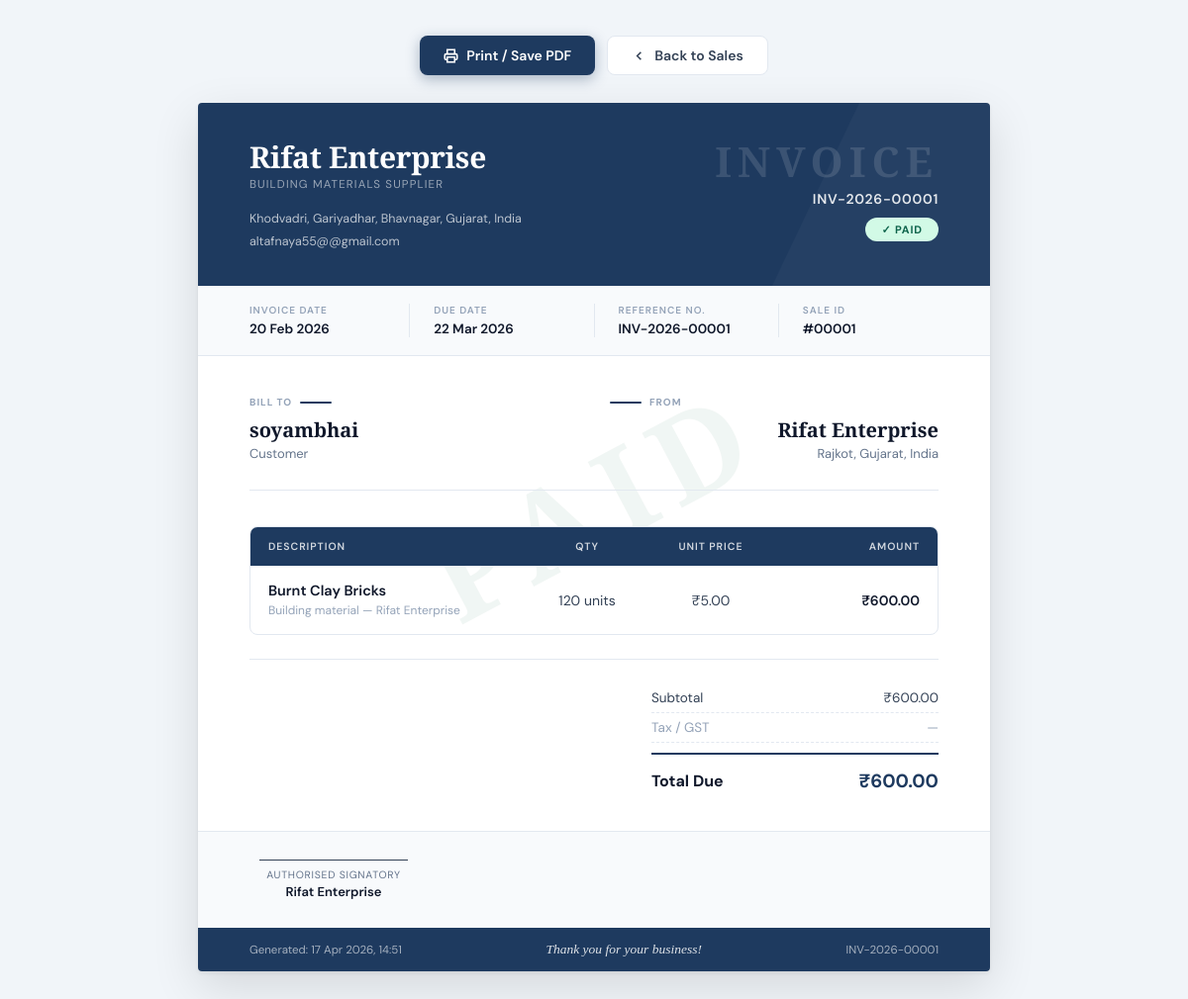
The app's page /dashboard/sales_management.php?invoice=1 (signed in) with its own data.
### tables this page shows
CREATE TABLE `sales` (
  `id` int(11) NOT NULL,
  `customer` varchar(100) NOT NULL,
  `product_id` int(11) NOT NULL,
  `qty` int(11) NOT NULL,
  `amount` int(11) NOT NULL,
  `status` enum('paid','pending') NOT NULL,
  `date` date NOT NULL DEFAULT current_timestamp()
);

CREATE TABLE `production_item` (
  `id` int(11) NOT NULL,
  `name` varchar(20) NOT NULL,
  `min_stock` int(11) NOT NULL,
  `current_stock` int(11) NOT NULL,
  `price_per_unit` int(11) NOT NULL
);

### dashboard/sales_management.php (the view, shortened to what this page needs)
<?php
include '../config.php';
if (isset($_GET['invoice'])) {
    $sale_id = (int)$_GET['invoice'];
    $inv = mysqli_fetch_assoc(mysqli_query($conn,
        "SELECT pe.*, pi.name AS product_name, pi.price_per_unit
         FROM sales pe
         JOIN production_item pi ON pe.product_id = pi.id
         WHERE pe.id = $sale_id"
    ));
    if ($inv) {
        $unit_price  = ($inv['qty'] > 0) ? round($inv['amount'] / $inv['qty'], 2) : 0;
        $subtotal    = $inv['amount'];
        $tax_rate    = 0;
        $tax_amount  = round($subtotal * $tax_rate / 100, 2);
        $grand_total = $subtotal + $tax_amount;
        $inv_number  = 'INV-' . date('Y') . '-' . str_pad($inv['id'], 5, '0', STR_PAD_LEFT);
        $due_date    = date('Y-m-d', strtotime($inv['date'] . ' +30 days'));
?>
<!DOCTYPE html>
<html lang="en">
<head>
</head>
<body>
<div class="toolbar">
    <button class="tb-btn primary" onclick="window.print()">
        <svg width="15" height="15" viewBox="0 0 24 24" fill="none" stroke="currentColor" stroke-width="2.5">
            <polyline points="6 9 6 2 18 2 18 9"/>
            <path d="M6 18H4a2 2 0 0 1-2-2v-5a2 2 0 0 1 2-2h16a2 2 0 0 1 2 2v5a2 2 0 0 1-2 2h-2"/>
            <rect x="6" y="14" width="12" height="8"/>
        </svg>
        Print / Save PDF
    </button>
    <button class="tb-btn ghost" onclick="window.history.back()">
        <svg width="15" height="15" viewBox="0 0 24 24" fill="none" stroke="currentColor" stroke-width="2.5">
            <polyline points="15 18 9 12 15 6"/>
        </svg>
        Back to Sales
    </button>
</div>
<div class="paper">
  <div class="paper-inner">
    <?php if ($inv['status'] === 'paid'): ?>
    <div class="watermark">PAID</div>
    <?php endif; ?>
    <div class="header-band">
        <div>
            <div class="brand-name">Rifat Enterprise</div>
            <div class="brand-tagline">Building Materials Supplier</div>
            <div class="brand-contact">
                Khodvadri, Gariyadhar, Bhavnagar, Gujarat, India<br>
                altafnaya55@@gmail.com<br>
            </div>
        </div>
        <div class="inv-title-block">
            <div class="inv-word">Invoice</div>
            <div class="inv-number"><?php echo $inv_number; ?></div>
            <div>
                <span class="status-chip <?php echo $inv['status'] === 'paid' ? 'chip-paid' : 'chip-pending'; ?>">
                    <?php echo $inv['status'] === 'paid' ? '✓ Paid' : '⏳ Payment Pending'; ?>
                </span>
            </div>
        </div>
    </div>
    <div class="meta-strip">
        <div class="meta-cell">
            <div class="meta-label">Invoice Date</div>
            <div class="meta-value"><?php echo date('d M Y', strtotime($inv['date'])); ?></div>
        </div>
        <div class="meta-cell">
            <div class="meta-label">Due Date</div>
            <div class="meta-value"><?php echo date('d M Y', strtotime($due_date)); ?></div>
        </div>
        <div class="meta-cell">
            <div class="meta-label">Reference No.</div>
            <div class="meta-value"><?php echo $inv_number; ?></div>
        </div>
        <div class="meta-cell">
            <div class="meta-label">Sale ID</div>
            <div class="meta-value">#<?php echo str_pad($inv['id'], 5, '0', STR_PAD_LEFT); ?></div>
        </div>
    </div>
    <div class="body-pad">
        <div class="bill-section">
            <div style="flex:1;">
                <div class="bill-label">Bill To</div>
                <div class="bill-name"><?php echo htmlspecialchars($inv['customer']); ?></div>
                <div class="bill-sub">Customer</div>
            </div>
            <div style="flex:1; text-align:right;">
                <div class="bill-label" style="justify-content:flex-end; flex-direction:row-reverse;">From</div>
                <div class="bill-name">Rifat Enterprise</div>
                <div class="bill-sub">Rajkot, Gujarat, India</div>
            </div>
        </div>
        <div class="items-wrap">
            <table class="items-table">
                <thead>
                    <tr>
                        <th style="width:42%;">Description</th>
                        <th style="width:14%;">Qty</th>
                        <th style="width:22%;">Unit Price</th>
                        <th style="width:22%;">Amount</th>
                    </tr>
                </thead>
                <tbody>
                    <tr>
                        <td>
                            <div class="product-name"><?php echo htmlspecialchars($inv['product_name']); ?></div>
                            <div class="product-desc">Building material — Rifat Enterprise</div>
                        </td>
                        <td><?php echo number_format($inv['qty']); ?> units</td>
                        <td>₹<?php echo number_format($unit_price, 2); ?></td>
                        <td>₹<?php echo number_format($subtotal, 2); ?></td>
                    </tr>
                </tbody>
            </table>
        </div>
        <div class="totals-outer">
            <div class="totals-inner">
                <div class="t-row">
                    <span>Subtotal</span>
                    <span class="t-val">₹<?php echo number_format($subtotal, 2); ?></span>
                </div>
                <?php if ($tax_rate > 0): ?>
                <div class="t-row">
                    <span>GST (<?php echo $tax_rate; ?>%)</span>
                    <span class="t-val">₹<?php echo number_format($tax_amount, 2); ?></span>
                </div>
                <?php else: ?>
                <div class="t-row">
                    <span style="color:var(--ink-faint);">Tax / GST</span>
                    <span style="color:var(--ink-faint);">—</span>
                </div>
                <?php endif; ?>
                <div class="t-row grand">
                    <span>Total Due</span>
                    <span class="t-val">₹<?php echo number_format($grand_total, 2); ?></span>
                </div>
            </div>
        </div>
    </div>
    <div class="bottom-strip">
        <div class="sig-block">
            <div class="sig-line">
                <div class="s-title">Authorised Signatory</div>
                <div class="s-name">Rifat Enterprise</div>
            </div>
        </div>
    </div>
    <div class="footer-band">
        <span>Generated: <?php echo date('d M Y, H:i'); ?></span>
        <span class="thank">Thank you for your business!</span>
        <span><?php echo $inv_number; ?></span>
    </div>
  </div>
</div>
</body>
</html>
<?php
        exit();
    }
}
?>

### records on screen
sales: id "INV-2026-00001", date "20 Feb 2026", id "00001", customer "soyambhai", product.name "Burnt Clay Bricks", qty "120", unit_price "5.00", amount "600.00"
